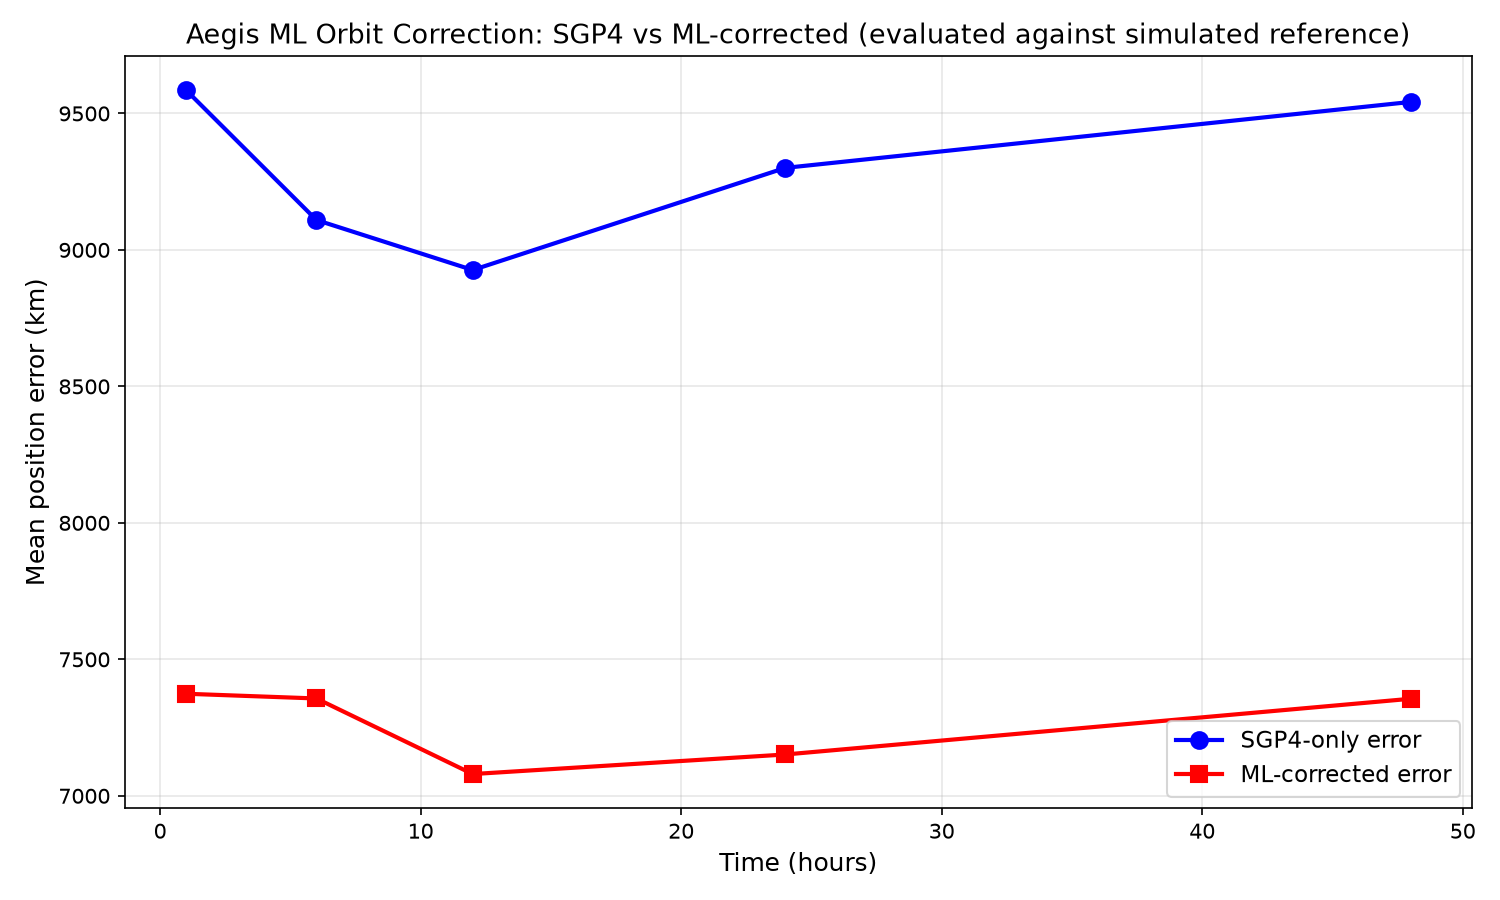

Recreate this plot in Python.
"""
benchmark.py — Evaluate ML-corrected vs SGP4-only for Aegis PINN.

Loads trained model, evaluates on held-out test objects, and writes
ml/benchmark.json + ml/benchmark.png.
"""

import os
import sys
import json
import numpy as np
import torch
import matplotlib
matplotlib.use('Agg')
import matplotlib.pyplot as plt

sys.path.insert(0, os.path.join(os.path.dirname(os.path.abspath(__file__)), '..'))

from model import Corrector

# Paths
DATA_PATH = os.path.join(os.path.dirname(os.path.abspath(__file__)), 'data', 'dataset.npz')
MODEL_PATH = os.path.join(os.path.dirname(os.path.abspath(__file__)), 'model.pt')
BENCH_JSON = os.path.join(os.path.dirname(os.path.abspath(__file__)), 'benchmark.json')
BENCH_PNG = os.path.join(os.path.dirname(os.path.abspath(__file__)), 'benchmark.png')

# Constants
MU = 398600.4418
RE = 6378.137
HOURS = [1, 6, 12, 24, 48]


def evaluate():
    """Run benchmark on test set."""
    print("Loading dataset...")
    data = np.load(DATA_PATH, allow_pickle=True)
    
    features = data['features']
    targets = data['targets']
    raw_sgp4_pos = data['raw_sgp4_pos']
    raw_truth_pos = data['raw_truth_pos']
    obj_indices = data['obj_indices']
    time_indices = data['time_indices']
    test_mask = data['test_mask']
    
    print("Loading model...")
    checkpoint = torch.load(MODEL_PATH, map_location='cpu', weights_only=False)
    in_dim = checkpoint['in_dim']
    model = Corrector(in_dim=in_dim)
    model.load_state_dict(checkpoint['model_state_dict'])
    model.eval()
    
    # Get test data
    test_features = features[test_mask]
    test_sgp4_pos = raw_sgp4_pos[test_mask]
    test_truth_pos = raw_truth_pos[test_mask]
    test_obj_indices = obj_indices[test_mask]
    test_time_indices = time_indices[test_mask]
    
    print(f"  Test samples: {test_mask.sum()}")
    
    # Map object indices to t=0 rows for physics loss (not needed here but for completeness)
    obj_first_row = data['obj_first_row'].item()
    
    # Evaluate at specific hours
    time_to_idx = {h: int(h * 2) for h in HOURS}  # t_hours=1 => t_idx=2 (since 0.5h per step)
    
    sgp4_errors = []
    ml_errors = []
    
    print("\nBenchmark results:")
    print(f"  {'Hour':>4} | {'SGP4 err (km)':>13} | {'ML err (km)':>11} | {'% change':>10}")
    print(f"  {'-'*4}-+-{'-'*13}-+-{'-'*11}-+-{'-'*10}")
    
    for h in HOURS:
        idx = time_to_idx[h]
        
        # Find test samples at this time
        time_mask = test_time_indices == idx
        
        if time_mask.sum() == 0:
            sgp4_errors.append(0.0)
            ml_errors.append(0.0)
            print(f"  {h:>4} | {'N/A':>13} | {'N/A':>11} | {'N/A':>10}")
            continue
        
        test_sgp4_at_time = test_sgp4_pos[time_mask]
        test_truth_at_time = test_truth_pos[time_mask]
        test_feats_at_time = test_features[time_mask]
        
        # SGP4 error
        sgp4_err = np.mean(np.linalg.norm(test_truth_at_time - test_sgp4_at_time, axis=1))
        
        # ML correction
        with torch.no_grad():
            feats_tensor = torch.FloatTensor(test_feats_at_time)
            pred_correction = model(feats_tensor).numpy()
        
        # Undo scaling: pos correction is in units of /100 km
        corrected_pos = test_sgp4_at_time + pred_correction[:, :3] * 100
        
        ml_err = np.mean(np.linalg.norm(test_truth_at_time - corrected_pos, axis=1))
        
        pct_change = ((ml_err - sgp4_err) / sgp4_err) * 100 if sgp4_err > 0 else 0
        
        sgp4_errors.append(round(sgp4_err, 3))
        ml_errors.append(round(ml_err, 3))
        
        print(f"  {h:>4} | {sgp4_err:>13.3f} | {ml_err:>11.3f} | {pct_change:>+9.1f}%")
    
    n_test = len(set(test_obj_indices))
    
    result = {
        "hours": HOURS,
        "sgp4_error_km": sgp4_errors,
        "ml_error_km": ml_errors,
        "n_test_objects": n_test,
        "note": "Evaluated against a simulated reference orbit, not real radar tracks.",
    }
    
    # Validate schema
    assert len(result['hours']) == 5
    assert len(result['sgp4_error_km']) == 5
    assert len(result['ml_error_km']) == 5
    assert isinstance(result['n_test_objects'], int)
    
    # Write JSON
    with open(BENCH_JSON, 'w') as f:
        json.dump(result, f, indent=2)
    print(f"\nBenchmark JSON saved to {BENCH_JSON}")
    
    # Save benchmark.png
    hours_arr = np.array(HOURS)
    
    fig, ax = plt.subplots(figsize=(10, 6))
    ax.plot(hours_arr, sgp4_errors, 'bo-', label='SGP4-only error', linewidth=2, markersize=8)
    ax.plot(hours_arr, ml_errors, 'rs-', label='ML-corrected error', linewidth=2, markersize=8)
    ax.set_xlabel('Time (hours)', fontsize=12)
    ax.set_ylabel('Mean position error (km)', fontsize=12)
    ax.set_title('Aegis ML Orbit Correction: SGP4 vs ML-corrected (evaluated against simulated reference)', fontsize=13)
    ax.legend(fontsize=11)
    ax.grid(True, alpha=0.3)
    plt.tight_layout()
    plt.savefig(BENCH_PNG, dpi=150)
    plt.close()
    print(f"Benchmark plot saved to {BENCH_PNG}")
    
    return result


if __name__ == "__main__":
    result = evaluate()
    print("\nFinal benchmark result:")
    print(json.dumps(result, indent=2))
